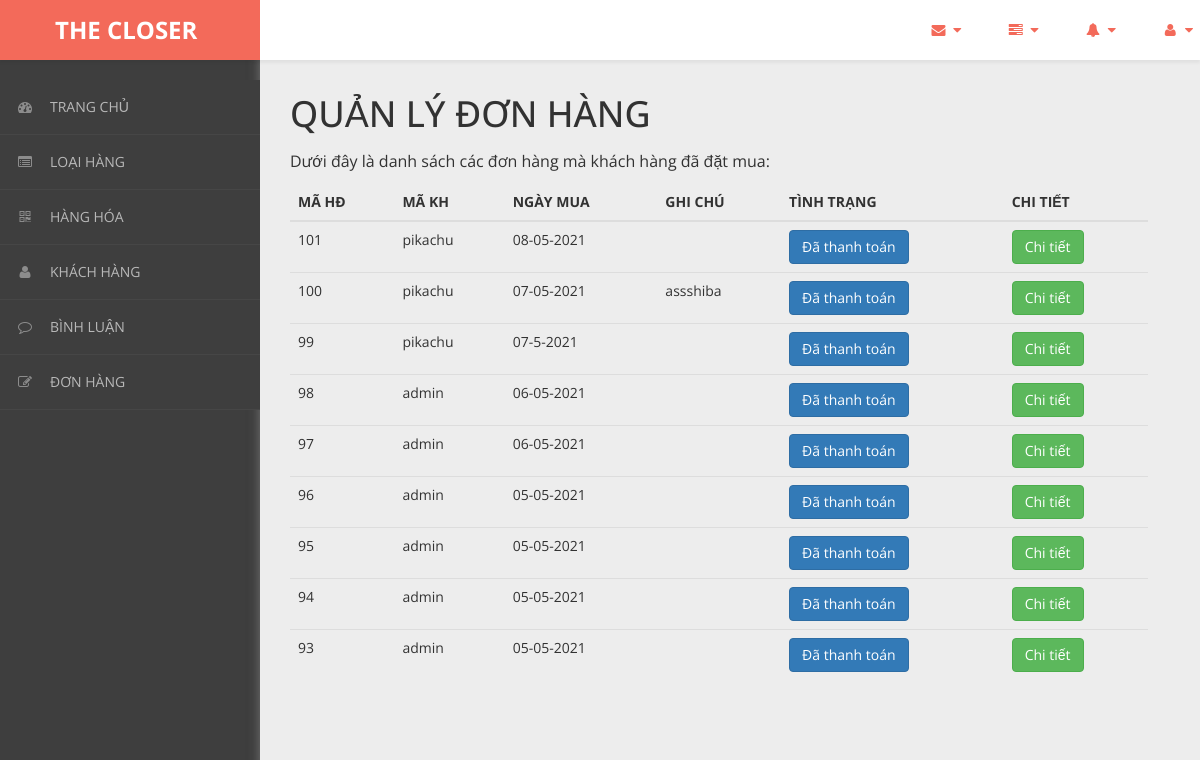
The app's page /admin/content/hoa-don/hoa-don-list.php with its own data.
### tables this page shows
CREATE TABLE `hoa_don` (
  `ma_hd` int(11) NOT NULL,
  `ngay_mua` varchar(20) NOT NULL,
  `ghi_chu` varchar(50) NOT NULL,
  `tinh_trang` varchar(20) NOT NULL DEFAULT '0',
  `ma_kh` varchar(50) NOT NULL
);

### admin/dao/pdo.php (called while the page is built, shortened)
<?php
    function pdo_get_connection(){
        $pdo = new PDO("mysql:host=localhost;dbname=bigshoes",'root','');
        $pdo->setAttribute(PDO::ATTR_ERRMODE, PDO::ERRMODE_EXCEPTION);
        return $pdo;
    }
    function pdo_query($sql){
        $sql_args = array_slice(func_get_args(),1);
        try{
            $conn = pdo_get_connection();
            $stmt = $conn ->prepare($sql);
            $stmt -> execute($sql_args);
            $rows = $stmt -> fetchAll();
            return $rows;
        }catch(PDOException $e){
            throw $e;
        }finally{
            unset($conn);
        }
    }
    ?>

### admin/dao/hoa-don.php (called while the page is built, shortened)
<?php
    require_once ('pdo.php');
    function hoa_don_select_all(){
        $sql = "SELECT * FROM hoa_don ORDER BY ma_hd DESC";
        return pdo_query($sql);
    }
?>

### admin/content/hoa-don/hoa-don-list.php (the view, shortened to what this page needs)
<!DOCTYPE html>
<html xmlns="http://www.w3.org/1999/xhtml">
<head>
    <link href="../../../css/admin/css/bootstrap.css" rel="stylesheet" />
    <link href="../../../css/admin/css/font-awesome.css" rel="stylesheet" />
    <link href="../../../css/admin/css/custom-styles.css" rel="stylesheet" />
</head>
<body>
    <div id="wrapper">
        <nav class="navbar navbar-default top-navbar" role="navigation">
            <div class="navbar-header">
                <a class="navbar-brand" href="../../../../bigshoes/trang-chinh/"><strong style = "margin-left: 40px;">THE CLOSER</strong></a>
            </div>
            <ul class="nav navbar-top-links navbar-right">
                <li class="dropdown">
                    <a class="dropdown-toggle" data-toggle="dropdown" href="#" aria-expanded="false">
                        <i class="fa fa-envelope fa-fw"></i> <i class="fa fa-caret-down"></i>
                    </a>
                </li>
                <li class="dropdown">
                    <a class="dropdown-toggle" data-toggle="dropdown" href="#" aria-expanded="false">
                        <i class="fa fa-tasks fa-fw"></i> <i class="fa fa-caret-down"></i>
                    </a>
                </li>
                <li class="dropdown">
                    <a class="dropdown-toggle" data-toggle="dropdown" href="#" aria-expanded="false">
                        <i class="fa fa-bell fa-fw"></i> <i class="fa fa-caret-down"></i>
                    </a>
                </li>
                <li class="dropdown">
                    <a class="dropdown-toggle" data-toggle="dropdown" href="#" aria-expanded="false">
                        <i class="fa fa-user fa-fw"></i> <i class="fa fa-caret-down"></i>
                    </a>
                </li>
            </ul>
        </nav>
        <nav class="navbar-default navbar-side" role="navigation">
            <div class="sidebar-collapse">
                <ul class="nav" id="main-menu">
                    <li>
                        <a href="../thong-ke/thong-ke-list.php"><i class="fa fa-dashboard"></i>TRANG CHỦ</a>
                    </li>
                    <li>
                        <a href="../loai-hang/loai-hang-list.php"><i class="fa fa-list-alt" aria-hidden="true"></i>LOẠI HÀNG</a>
                    </li>
                    <li>
                        <a href="../hang-hoa/hang-hoa-list.php"><i class="fa fa-qrcode"></i>HÀNG HÓA</a>
                    </li>
                    <li>
                        <a href="../khach-hang/khach-hang-list.php"><i class="fa fa-user"></i>KHÁCH HÀNG</a>
                    </li>
                    <li>
                        <a href="../binh-luan/binh-luan-list.php"><i class="fa fa-comment-o" aria-hidden="true"></i>BÌNH LUẬN</a>
                    </li>
                    <li>
                        <a href="../hoa-don/hoa-don-list.php"><i class="fa fa-edit"></i>ĐƠN HÀNG</a>
                    </li>
                </ul>
            </div>
        </nav>
        <div id="page-wrapper">
		  <div class="header">
                        <div class="page-header">
                            <h1>QUẢN LÝ ĐƠN HÀNG</h1>
                            <p>Dưới đây là danh sách các đơn hàng mà khách hàng đã đặt mua: </p>
                            <?php
                                require_once ('../../dao/hoa-don.php');
                                $items = hoa_don_select_all();
                            ?>
                            <table class="table table-hover">
                                <thead>
                                  <tr>
                                    <th>MÃ HĐ</th>
                                    <th>MÃ KH</th>
                                    <th>NGÀY MUA</th>
                                    <th>GHI CHÚ</th>
                                    <th>TÌNH TRẠNG</th>
                                    <th>CHI TIẾT</th>
                                  </tr>
                                </thead>
                                <tbody>
                                <?php foreach($items as $item){
                                     extract($item);
                                    ?>
                                  <tr>
                                    <td><?=$ma_hd?></td>
                                    <td><?=$ma_kh?></td>
                                    <td><?=$ngay_mua?></td>
                                    <td><?=$ghi_chu?></td>
                                    <td>
                                        <a href="thanh-toan-gio-hang.php?ma_hd=<?=$ma_hd?>">
                                        <?php
                                            if($tinh_trang == 0){
                                                echo '<button class="btn btn-danger name="thanh_toan">';
                                                echo "Chưa thanh toán";
                                            }else{
                                                echo '<button class="btn btn-primary name ="thanh_toan">';
                                                echo "Đã thanh toán";
                                            }
                                        ?>
                                        </button></a>
                                    </td>
                                    <td><a href="chi-tiet-hoa-don.php?ma_hd=<?=$ma_hd?>&ma_kh=<?=$ma_kh?>"><button class="btn btn-success">Chi tiết</button></a></td>
                                  </tr>
                                <?php } ?>
                                </tbody>
                              </table>
                        </div>
		</div>
            </div>
        </div>
</body>
</html>

### css/admin/css/custom-styles.css (style rules this page uses)
body { font-family: 'Open Sans', sans-serif; background: #3E3E3E; }
#wrapper { width: 100%; }
#page-wrapper { padding: 15px 15px; min-height: 600px; background: #EDEDED; }
h1, .h1, h2, .h2, h3, .h3 { margin-top: 7px; margin-bottom: -5px; }
p { font-size:16px; line-height:25px; padding-top:20px; }
.navbar-side { z-index: 0; }
.navbar-side .nav > li > a > i { color: #8C8C8C;padding: 8px;width: 30px;text-align: center; }
.top-navbar { position: fixed; width: 100%; z-index: 300; -webkit-box-shadow: 0 3px 3px rgba(0, 0, 0, 0.05); -moz-box-shadow: 0 3px 3px rgba(0, 0, 0, 0.05); box-shadow: 0 3px 3px rgba(0, 0, 0, 0.05); }
.navbar-side { z-index: 1; position: fixed; width: 260px; top: 80px; }
#page-wrapper { position: relative; top: 55px; box-shadow: 0 0 10px #757575; -moz-box-shadow: 0 0 10px #757575; -webkit-box-shadow: 0 0 10px #757575; }
.page-header { margin: 0;border-bottom: 1px solid transparent;text-align: left;background-color: rgb(237, 237, 237);padding: 32px 22px 32px 0;color: #323232; }
.header { margin: 0 30px; }
.top-navbar { margin:0px; }
.top-navbar .navbar-brand { color: #fff;width: 260px;text-align: left;height: 60px;font-size: 24px;font-weight: 700;line-height: 30px;background: #F36A5A; }
.top-navbar .nav > li { position: relative; display: inline-block; margin: 0px; padding: 0px; }
.top-navbar .nav > li > a { position: relative; display: block; padding: 20px;color: #FFFFFF; margin: 0px; }
.sidebar-collapse , .sidebar-collapse .nav { background:none; }
.sidebar-collapse .nav { padding:0; }
.sidebar-collapse .nav > li > a { color: #B8B8B8; background:transparent; text-shadow:none; font-size: 14px; }
.sidebar-collapse > .nav > li > a { padding: 12px 10px; }
.sidebar-collapse > .nav > li { border-bottom: 1px solid rgba(107, 108, 109, 0.19); }
.navbar-side { border:none; background: #3E3E3E; }
.top-navbar { background: #FFFFFF; border-bottom:none; }
.top-navbar .nav > li > a > i { margin-right: 2px; }
.navbar-default { border:0px solid black; }
.navbar-header { background: transparent; }
.nav > li > a > i { margin-right:10px; color: rgb(243, 106, 90); }
@media (min-width:768px) { #page-wrapper { margin: 0 0 0 260px; padding: 0; min-height: 1200px; } }
@media (min-width:768px) { .navbar-side { width: 260px; z-index: 1; } }
@media (min-width:768px) { .navbar { border-radius: 0px; } }

### records on screen
hoa_don: ma_hd "101", ma_kh "pikachu", ngay_mua "08-05-2021", tinh_trang "Đã thanh toán"
hoa_don: ma_hd "100", ma_kh "pikachu", ngay_mua "07-05-2021", ghi_chu "assshiba", tinh_trang "Đã thanh toán"
hoa_don: ma_hd "99", ma_kh "pikachu", ngay_mua "07-5-2021", tinh_trang "Đã thanh toán"
hoa_don: ma_hd "98", ma_kh "admin", ngay_mua "06-05-2021", tinh_trang "Đã thanh toán"
hoa_don: ma_hd "97", ma_kh "admin", ngay_mua "06-05-2021", tinh_trang "Đã thanh toán"
hoa_don: ma_hd "96", ma_kh "admin", ngay_mua "05-05-2021", tinh_trang "Đã thanh toán"
hoa_don: ma_hd "95", ma_kh "admin", ngay_mua "05-05-2021", tinh_trang "Đã thanh toán"
hoa_don: ma_hd "94", ma_kh "admin", ngay_mua "05-05-2021", tinh_trang "Đã thanh toán"
hoa_don: ma_hd "93", ma_kh "admin", ngay_mua "05-05-2021", tinh_trang "Đã thanh toán"
